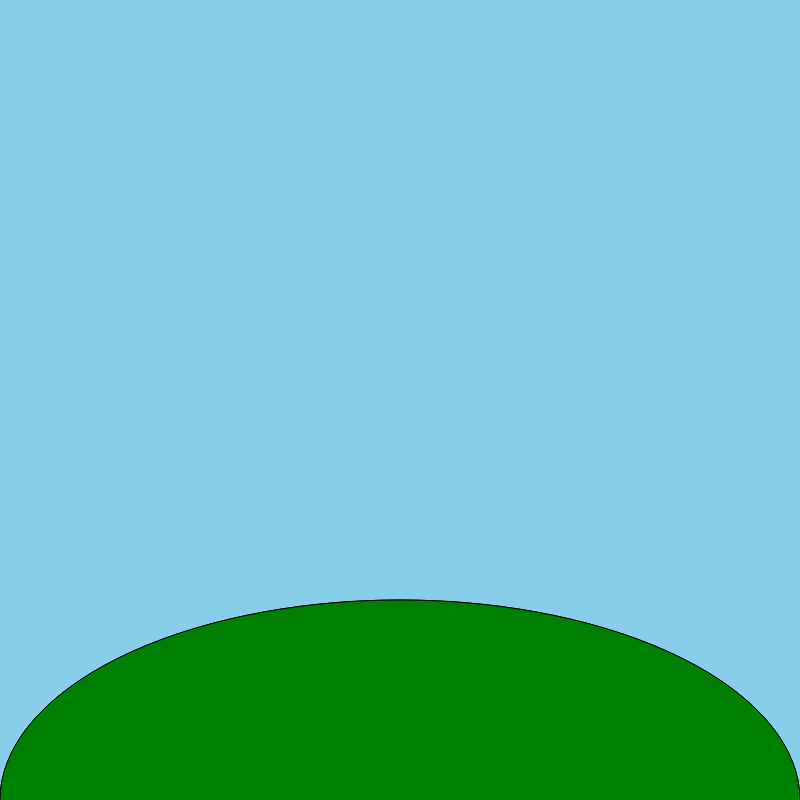
Frame 1 (no input)
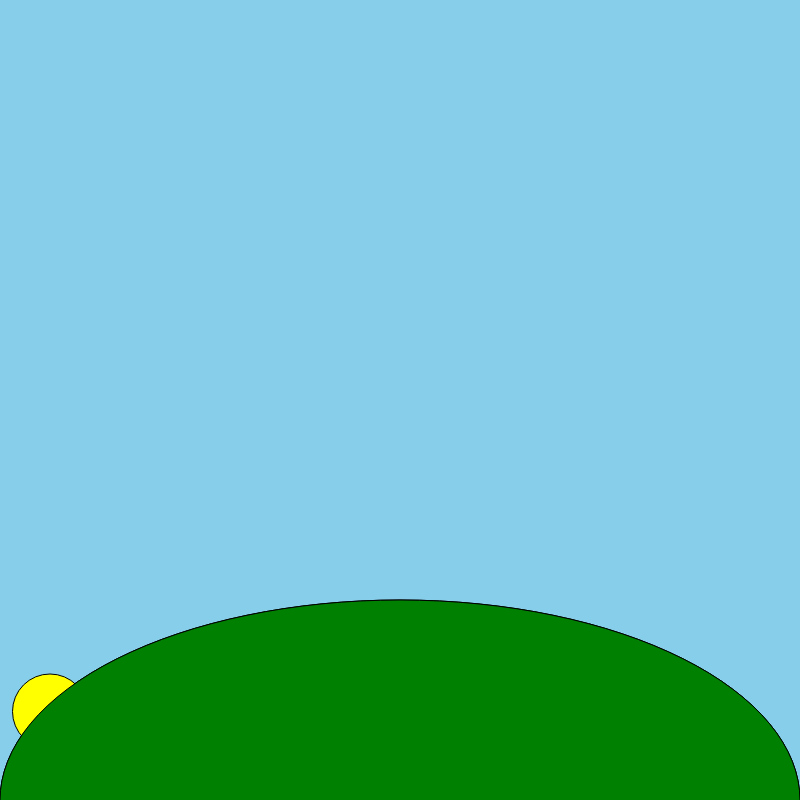
Frame 60 (no input)
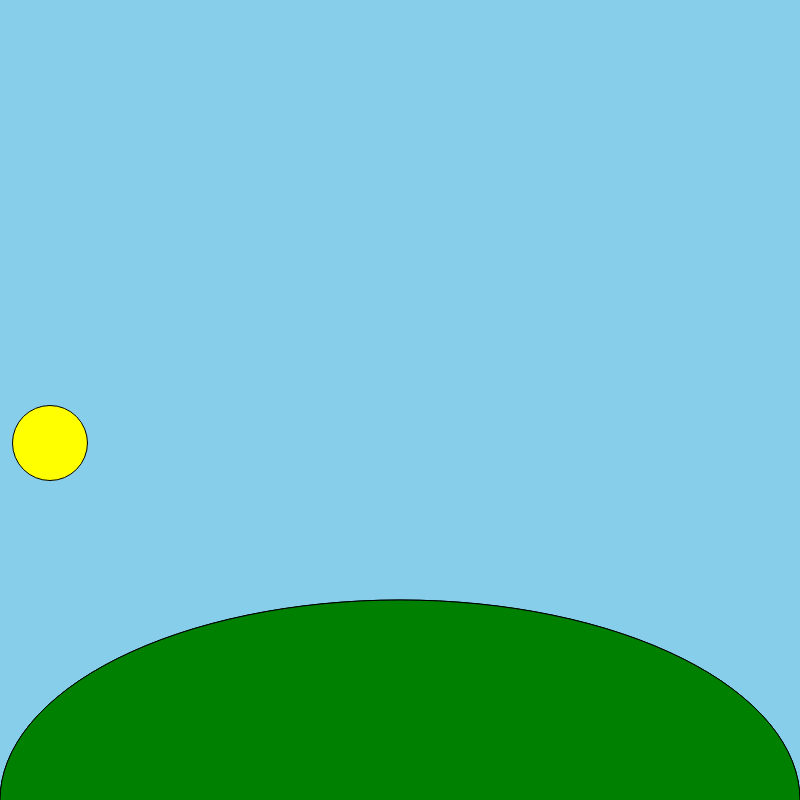
Frame 120 (the mouse pressed at the canvas centre since frame 60)

The p5.js sketch that drew these frames (run headless with seeded random() and noise() and a simulated clock; from frame 60 on, the mouse is pressed at the canvas centre):

// p5.js sketch
// ── sketch.js
var state = "morning";
var sunposX = 50;
var sunposY = 800;
var speedX = 0;
var speedY = 0;
var moonY = 700;
var moonYspeed = 0;
let timer = 0;

function setup() {
  createCanvas(800, 800);

}

function draw() {
  background("skyblue");
  stroke("black");
  strokeWeight(1);
  fill("green");
  arc(400, 800, 800, 400, PI, 0);

  push();
  fill("yellow");
  ellipse(25, 800, 50, 50, 25);
  pop();

  if (state == "morning") {
    sunposY = sunposY - speedY;
    speedY = speedY + 0.05;

    if (sunposY < 300) {
      state = "noon";
    }
  } else if (state == "noon") {
    sunposX = sunposX + speedX;
    speedX = speedX + 0.05;

    if (sunposX > 750) {
      state = "evening";
    }
  } else if (state == "evening") {
    sunposY = sunposY + speedY;
    speedY = speedY + 0.01;

    if (sunposY > 800) {
      state = "night";
    }
  } else if (state == "night") {
    background("navy");

    moonY = moonY + moonYspeed;
    moonYspeed = moonYspeed - 0.1;
    noFill();
    stroke("white");
    strokeWeight(10);
    arc(100, moonY, 50, 50, 0, HALF_PI);
    arc(100, moonY, 100, 50, 0, HALF_PI);
    arc(100, moonY, 50, 50, -HALF_PI, 0);
    arc(100, moonY, 100, 50, -HALF_PI, 0);

  }
  if (moonY < 150) {

    moonYspeed = moonYspeed * 0;
    state = "finished"
  }


  if (state == "finished") {
    fill("white")
    ellipse(700, 100, 50, 50);
  }

  let d = dist(mouseX, mouseY, 700, 100);
  if (mouseIsPressed && d < 25) {
    state = "morning";
    sunposX = 50;
    sunposY = 800;
    speedX = 0;
    speedY = 0;
    moonY = 700;
    moonYspeed = 0;
  }

  fill("yellow");
  ellipse(sunposX, sunposY, 75, 75, 25);

  stroke("black");
  strokeWeight(1);
  fill("green");
  arc(400, 800, 800, 400, PI, 0);

}
